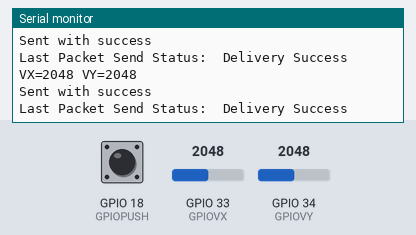
Simulated run of this program. Board: ESP32. Shown: the last lines printed to the serial monitor. Inputs (shaded band) come from the test bench; at power-on: GPIO 33 (GPIOVX) = 2048, GPIO 34 (GPIOVY) = 2048, GPIO 18 (GPIOPUSH) HIGH.

Above: at 1.2 s.
1.3 s: GPIO 33 (GPIOVX) set to 2866
At 2.22 s:
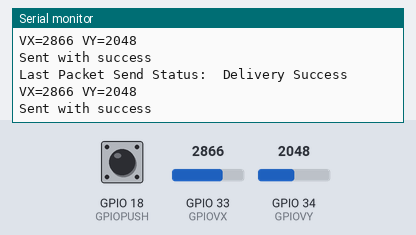
2.8 s: GPIO 34 (GPIOVY) set to 2866
At 2.83 s:
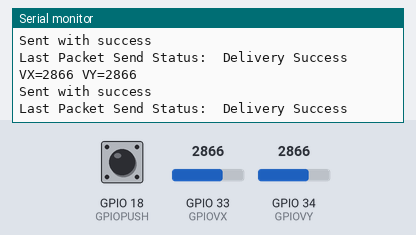
4.3 s: GPIO 33 (GPIOVX) set to 3040
At 4.34 s:
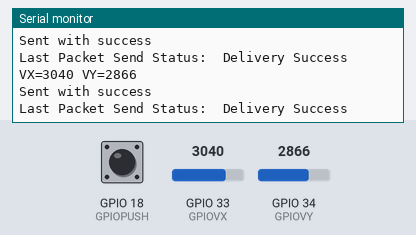
5.8 s: GPIO 34 (GPIOVY) set to 3040
At 5.85 s:
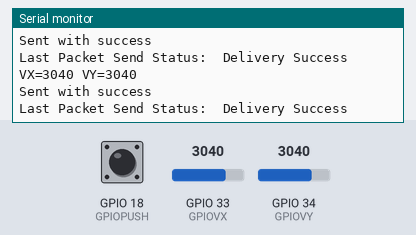
Timing chart, 0 to 8.3 s (numbered marks = the images above; inputs shaded):
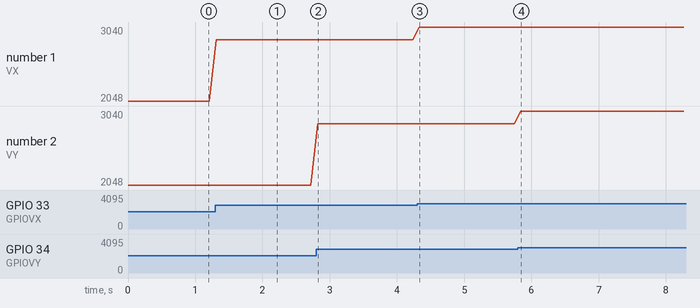

Measured:
- after the input at 1.3 s, the serial monitor: prints a new line at once (image 1)
- after the input at 2.8 s, the serial monitor: prints a new line at once (image 2)
- after the input at 4.3 s, the serial monitor: prints a new line at once (image 3)
- after the input at 5.8 s, the serial monitor: prints a new line at once (image 4)
- plotted number 1: 2048 → 2866 after the input at 1.3 s, 2866 → 3040 after the input at 4.3 s

The program:

main.cpp
```cpp
#include <Arduino.h>
#include <esp_now.h>
#include <WiFi.h>

// REPLACE WITH YOUR RECEIVER MAC Address
//uint8_t broadcastAddress[] = {0xFF, 0xFF, 0xFF, 0xFF, 0xFF, 0xFF};
//uint8_t broadcastAddress[] = {0xA0, 0x20, 0xA6, 0x12, 0x1B, 0x9A};
uint8_t broadcastAddress[] = {0x40, 0x22, 0xD8, 0xF0, 0xAD, 0x50};

#define GPIOVX    33
#define GPIOVY    34
#define GPIOPUSH  18

// Structure example to send data
// Must match the receiver structure
typedef struct struct_message {
  int x;
  int y;
  char cmd;
} struct_message;

// Create a struct_message called myData
struct_message myData;

esp_now_peer_info_t peerInfo;

// callback when data is sent
void OnDataSent(const uint8_t *mac_addr, esp_now_send_status_t status) {
  Serial.print("\r\nLast Packet Send Status:\t");
  Serial.println(status == ESP_NOW_SEND_SUCCESS ? "Delivery Success" : "Delivery Fail");
}

void setup() {
  // Init Serial Monitor
  Serial.begin(115200);

  // Set device as a Wi-Fi Station
  WiFi.mode(WIFI_STA);

  // Set GPIOPUSH as input
  pinMode(GPIOPUSH, INPUT_PULLUP);

  // Init ESP-NOW
  if (esp_now_init() != ESP_OK) {
    Serial.println("Error initializing ESP-NOW");
    return;
  }

  // Once ESPNow is successfully Init, we will register for Send CB to
  // get the status of Trasnmitted packet
  esp_now_register_send_cb(OnDataSent);

  // Register peer
  memcpy(peerInfo.peer_addr, broadcastAddress, 6);
  peerInfo.channel = 0;
  peerInfo.encrypt = false;

  // Add peer
  if (esp_now_add_peer(&peerInfo) != ESP_OK){
    Serial.println("Failed to add peer");
    return;
  }
}

char last_cmd = 0xff;

void loop() {
  // Set values to send
  int vx = analogRead(GPIOVX);
  int vy = analogRead(GPIOVY);
  myData.x = vx;
  myData.y = vy;
  Serial.printf("VX=%d VY=%d\r\n",vx, vy);
  if(vy<1000){
    if(vx < 1000){
      myData.cmd = 0x04;
    }else if(vx < 3000){
      myData.cmd = 0x05;
    }else{
      // vx >= 3000
      myData.cmd = 0x01;
    }
  }else if(vy<3000){
    if(vx < 1000){
      myData.cmd = 0x06;
    }else if(vx < 3000){
      myData.cmd = 0x00; // no movement
    }else{
      // vx >= 3000
      myData.cmd = 0x09;
    }
  }else{
    // vy >= 3000
    if(vx < 1000){
      myData.cmd = 0x02;
    }else if(vx < 3000){
      myData.cmd = 0x0A; // FWD
    }else{
      // vx >= 3000
      myData.cmd = 0x08;    }
  }
  if(digitalRead(GPIOPUSH) == LOW)
    myData.cmd |= 0x10;
  else
    myData.cmd &= 0x0F;

  // Send message via ESP-NOW
  esp_err_t result = esp_now_send(broadcastAddress, (uint8_t *) &myData, sizeof(myData));

  if (result == ESP_OK) {
    Serial.println("Sent with success");
  }
  else {
    Serial.println("Error sending the data");
  }
  last_cmd = myData.cmd;

  delay(100);
}
```
